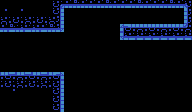

Below is a game level as drawn by its tile map, then a one-line description and the .tmx file that defines it, in full:
An orthogonal 24x14 tile map with 8x8 px tiles, 2 tile layers (Tiles_2, Tiles_1) and 10 objects (botao_porta_A, botao_porta_B, computador_1).

<map version="1.4" tiledversion="2021.01.13" orientation="orthogonal" renderorder="right-down" width="24" height="14" tilewidth="8" tileheight="8" infinite="0" nextlayerid="6" nextobjectid="17">
 <editorsettings>
  <export format="json" />
 </editorsettings>
 <tileset firstgid="1" source="tiles.tsx" />
 <layer id="3" name="Tiles_2" width="24" height="14">
  <data encoding="csv">
0,0,160,0,160,0,205,206,207,208,207,207,207,208,207,207,207,208,207,207,207,208,207,84,
159,160,159,160,183,184,229,230,0,0,0,0,0,0,0,0,0,0,0,0,0,0,0,60,
75,73,74,75,73,74,75,254,0,0,0,0,0,0,0,0,0,0,0,0,0,0,0,84,
207,208,73,74,75,207,208,278,0,0,0,0,0,0,0,73,74,75,73,74,75,73,74,75,
0,0,0,0,0,0,0,0,0,0,0,0,0,0,0,73,74,75,73,74,75,73,74,75,
0,0,0,0,0,0,0,0,0,0,0,0,0,0,0,0,0,0,0,0,0,0,0,0,
0,0,0,0,0,0,0,0,0,0,0,0,0,0,0,0,0,0,0,0,0,0,0,0,
0,0,0,0,0,0,0,0,0,0,0,0,0,0,0,0,0,0,0,0,0,0,0,0,
0,0,0,0,0,0,0,0,0,0,0,0,0,0,0,0,0,0,0,0,0,0,0,0,
73,74,75,73,74,75,73,74,0,0,0,0,0,0,0,0,0,0,0,0,0,0,0,0,
73,74,75,73,74,75,73,74,0,0,0,0,0,0,0,0,0,0,0,0,0,0,0,0,
160,159,160,181,182,183,229,230,0,0,0,0,0,0,0,0,0,0,0,0,0,0,0,0,
0,0,0,0,160,252,253,254,0,0,0,0,0,0,0,0,0,0,0,0,0,0,0,0,
0,0,0,160,0,0,277,278,0,0,0,0,0,0,0,0,0,0,0,0,0,0,0,0
</data>
 </layer>
 <layer id="1" name="Tiles_1" width="24" height="14">
  <data encoding="csv">
0,0,0,0,0,0,0,38,39,39,39,39,39,39,39,39,44,44,44,44,44,44,44,46,
0,0,0,0,0,0,0,273,63,0,0,0,0,0,69,0,0,0,0,0,0,0,0,70,
0,0,0,0,0,0,0,273,0,0,0,0,0,0,0,0,95,0,0,0,0,0,0,118,
44,296,44,296,44,296,44,297,0,0,0,0,0,0,0,223,140,140,140,140,140,140,140,142,
0,0,0,0,0,0,0,0,0,0,0,0,0,0,0,295,296,296,296,296,296,296,296,296,
0,0,0,0,0,0,0,0,0,0,0,0,0,0,0,0,0,0,0,0,0,0,0,0,
0,0,0,0,0,0,0,0,0,0,0,0,0,0,0,0,0,0,0,0,0,0,0,0,
0,0,0,0,0,0,0,0,0,0,0,0,0,0,0,0,0,0,0,0,0,0,0,0,
0,0,0,0,0,0,0,0,0,0,0,0,0,0,0,0,0,0,0,0,0,0,0,0,
136,224,136,224,136,224,136,225,0,0,0,0,0,0,0,0,0,0,0,0,0,0,0,0,
0,0,0,0,0,0,0,273,0,0,0,0,0,0,0,0,0,0,0,0,0,0,0,0,
0,0,0,0,0,0,0,273,0,0,0,0,0,0,0,0,0,0,0,0,0,0,0,0,
0,0,0,0,0,0,0,273,0,0,0,0,0,0,0,0,0,0,0,0,0,0,0,0,
0,0,0,0,0,0,0,273,0,0,0,0,0,0,0,0,0,0,0,0,0,0,0,0
</data>
 </layer>
 <objectgroup id="2" name="Objects">
  <object id="6" template="porta_1D_horizontal.tx" gid="1073741878" x="-35.246" y="-30.8768" />
  <object id="8" template="porta_3D_horizontal.tx" x="-43.25" y="-16" />
  <object id="9" template="porta_5D_horizontal.tx" x="-1.25" y="-22.25">
   <properties>
    <property name="onStart" value="close" />
    <property name="state" value="open" />
    <property name="triggerID" value="C" />
   </properties>
  </object>
  <object id="10" template="porta_1D_vertical.tx" x="-55.5" y="11.25" />
  <object id="11" template="porta_3D_vertical.tx" x="-54.75" y="43" />
  <object id="12" template="porta_5D_vertical.tx" gid="2147483681" x="-57.25" y="97">
   <properties>
    <property name="onStart" value="" />
    <property name="state" value="closed" />
    <property name="triggerID" value="B" />
   </properties>
  </object>
  <object id="13" template="porta_5D_vertical.tx" gid="33" x="71.75" y="-8.75">
   <properties>
    <property name="onStart" value="" />
    <property name="state" value="closed" />
    <property name="triggerID" value="A" />
   </properties>
  </object>
  <object id="14" name="botao_porta_A" gid="198" x="122.364" y="-15.8182" width="16" height="8">
   <properties>
    <property name="triggerID" value="A" />
   </properties>
  </object>
  <object id="15" name="botao_porta_B" gid="198" x="95.25" y="-16.25" width="16" height="8">
   <properties>
    <property name="triggerID" value="B" />
   </properties>
  </object>
  <object id="16" name="computador_1" gid="2147483914" x="160" y="24" width="8" height="8">
   <properties>
    <property name="state" value="off" />
    <property name="triggerID" value="A" />
   </properties>
  </object>
 </objectgroup>
</map>